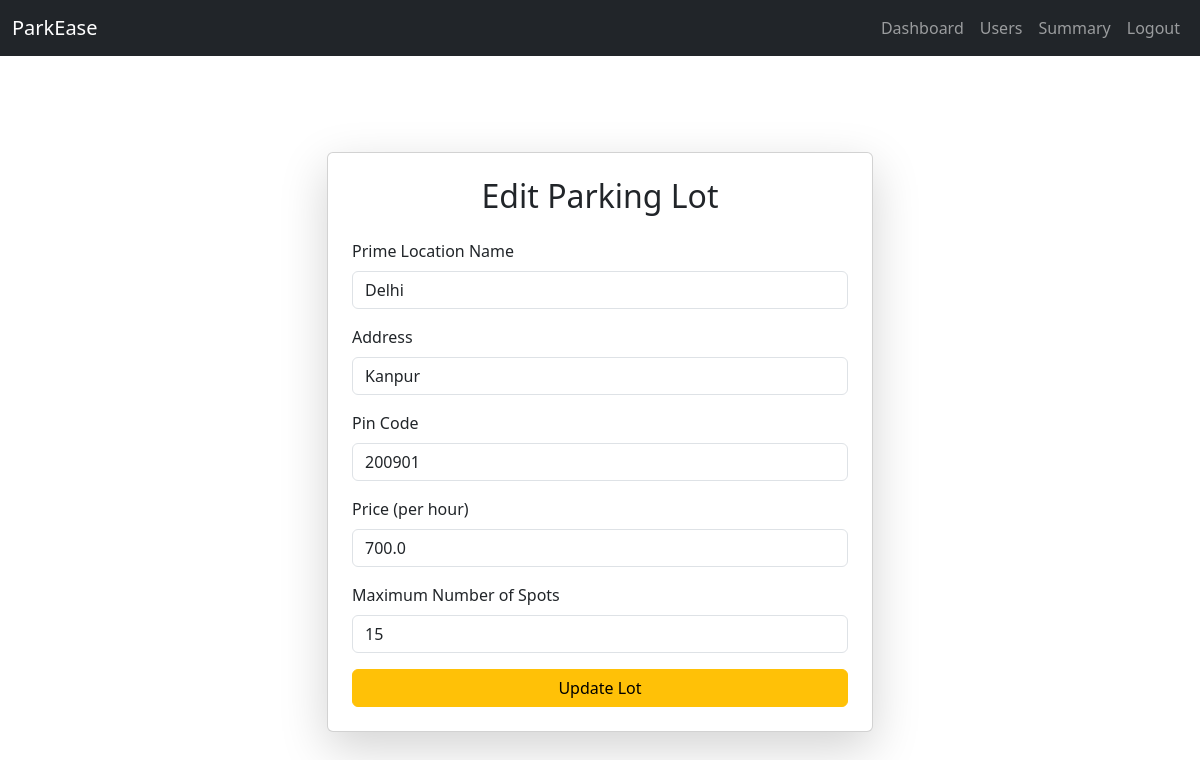
Page /admin/parking-lot/edit/1 (signed in) on the committed database.
### models.py (models this page shows)
class ParkingLot(db.Model):
    __tablename__ = 'parking_lots'
    id = db.Column(db.Integer, primary_key=True)
    prime_location_name = db.Column(db.String(100), nullable=False)
    address = db.Column(db.String(200), nullable=False)
    pin_code = db.Column(db.String(10), nullable=False)
    price = db.Column(db.Float, nullable=False)
    max_spots = db.Column(db.Integer, nullable=False)
    spots = db.relationship('ParkingSpot', back_populates='lot', cascade='all, delete-orphan')

### routes.py (the view, shortened to what this page needs)
    @app.route('/admin/parking-lot/edit/<int:lot_id>', methods=['GET', 'POST'])
    def edit_parking_lot(lot_id):
        if not session.get('admin'):
            return redirect(url_for('admin_login'))
        lot = ParkingLot.query.get_or_404(lot_id)
        return render_template('edit_parking_lot.html', lot=lot)

### templates/edit_parking_lot.html (shortened to what this page needs)
<!DOCTYPE html>
<html lang="en">
<head>
    <link href="https://cdn.jsdelivr.net/npm/bootstrap@5.3.7/dist/css/bootstrap.min.css" rel="stylesheet">
</head>
{% extends 'index.html' %}
    {% block content %}
    <div class="row justify-content-center mt-5">
        <div class="col-md-6">
            <div class="card shadow-lg p-4">
                <h2 class="card-title text-center mb-4">Edit Parking Lot</h2>
                <form method="post">
                    <div class="mb-3">
                        <label for="primeLocation" class="form-label">Prime Location Name</label>
                        <input type="text" class="form-control" id="primeLocation" name="prime_location_name" value="{{ lot.prime_location_name }}" required>
                    </div>
                    <div class="mb-3">
                        <label for="address" class="form-label">Address</label>
                        <input type="text" class="form-control" id="address" name="address" value="{{ lot.address }}" required>
                    </div>
                    <div class="mb-3">
                        <label for="pinCode" class="form-label">Pin Code</label>
                        <input type="text" class="form-control" id="pinCode" name="pin_code" value="{{ lot.pin_code }}" required>
                    </div>
                    <div class="mb-3">
                        <label for="price" class="form-label">Price (per hour)</label>
                        <input type="number" class="form-control" id="price" name="price" step="0.01" min="0" value="{{ lot.price }}" required>
                    </div>
                    <div class="mb-3">
                        <label for="maxSpots" class="form-label">Maximum Number of Spots</label>
                        <input type="number" class="form-control" id="maxSpots" name="max_spots" min="1" value="{{ lot.max_spots }}" required>
                    </div>
                    <button type="submit" class="btn btn-warning w-100">Update Lot</button>
                </form>
            </div>
        </div>
    </div>
    {% endblock %}

### rows in the picture
ParkingLot: prime_location_name "Delhi", address "Kanpur", pin_code "200901", price "700.0", max_spots "15"
